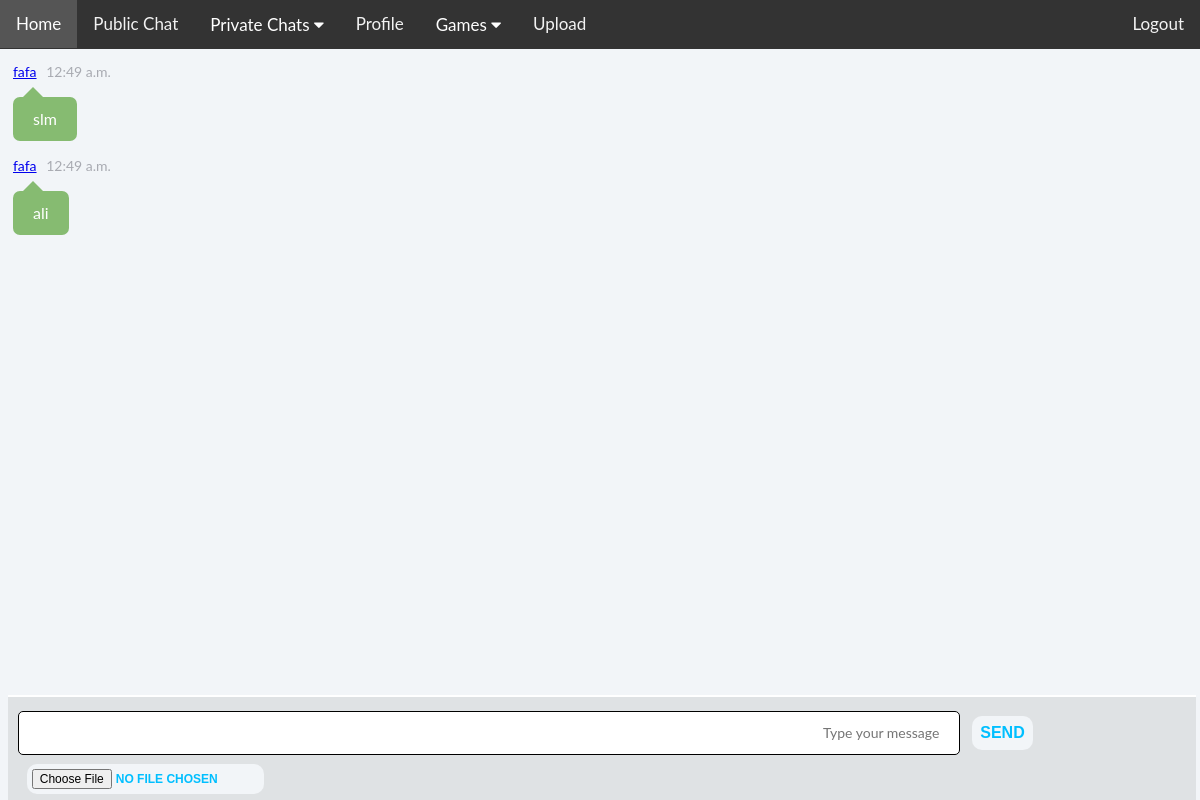
/private-chat/10 (signed in), run on the app's committed database.
### chat/models.py (models this page shows, shortened)
class Chat(models.Model):
    user        = models.ForeignKey(User, null=True, on_delete=models.SET_NULL)
    message     = models.TextField(null=True, blank=True)
    roomid      = models.ForeignKey(Room, blank=True, null=True, on_delete=models.SET_NULL)
    datetime    = models.DateTimeField(blank=True)
    unread      = models.BooleanField(default=False)
    image       = models.ImageField(upload_to='images/', null=True)

### chat/views.py (the view)
# urls.py: path('private-chat/<int:pv_id>', private_chat_view, name="private-chat"),
@login_required()
def private_chat_view(request, pv_id):
    cursor = connection.cursor()
    cursor.execute('''select auth_user.username
                            FROM chat_room, chat_members, auth_user
                            WHERE (auth_user.id = chat_members.userid_id)
                                    AND (chat_members.roomid_id = chat_room.id )
                                    AND (chat_room.id = ''' + str(pv_id) + ''')''')
    name_rooms = cursor.fetchall()   # Username , Room Hayi ke Taraf Tooshe
    name1_rooms = name_rooms[0]      # Name e Nafar Avale Too PV
    name2_rooms = name_rooms[1]      # Name e Nafar Dovom Too PV
    if name1_rooms[0] != request.user.username:     # Age Nafar Aval Too PV Khodam Naboodam
        pv_username = name1_rooms[0]      # List Az Name PV Hayi Ke Dari
    else:
        pv_username = name2_rooms[0]      # List Az Name PV Hayi Ke Dari
    print(request.user.username + " Trying To Send PV Message To " + pv_username )
    if request.method == "POST":
        form = SendMessageModelForm(request.POST, request.FILES)
        if form.is_valid():
            object              = form.save(commit=False)
            object.user         = request.user
            object.datetime     = datetime.now()
            object.roomid_id    = pv_id
            object.unread       = True
            if not (form.cleaned_data.get("message") == '' and form.cleaned_data.get("image") is None):
                print(request.user.username + " Send Message To " + pv_username + " ---> " + form.cleaned_data.get("message"))
                object.save()
        form = SendMessageModelForm()
    else:
        form = SendMessageModelForm(request.FILES)
    obj = Chat.objects.filter(roomid_id=pv_id).order_by('datetime')
    for i in obj:
        i.time = i.datetime.time()
        try:
            i.firstChar = i.message[0]
        except:
            i.firstChar = ''
    cursor3 = connection.cursor()
    cursor3.execute('''Update chat_chat
                            Set unread=0
                            WHERE   NOT (user_id = ''' + str(request.user.id) + ''')
                                    AND (roomid_id =''' + str(pv_id) + ''')''')
    pv_list = Navbar.pv_list(request)
    sum_unreads = Navbar.sum_unreads(pv_list)
    context = {
        "obj": obj,
        "form": form,
        "tool_2": tool_2,
        "pv_list": pv_list,
        "user": request.user,
        "sum_unreads": sum_unreads,
    }
    return render(request, "chat.html", context)

### chat/forms.py
class SendMessageModelForm(forms.ModelForm):
    message = forms.CharField(label='', required=False, widget=forms.Textarea(
            attrs={
                "placeholder": "Type your message",
                "rows" : "1",
                "dir" : "rtl",
                "id" : "textarea",
            }
        )
    )
    image = forms.ImageField(label='', required=False)
    class Meta:
        model = Chat
        fields = [
            'message',
            'image',
        ]
    def clean_message(self):
        message = self.cleaned_data.get("message")
        message_tmp = message.lower()
        msg = message_tmp.split()
        for i in tool_1.Curse:
            if i.lower() in msg:
                raise forms.ValidationError("PLS BE POLITE")
        return message

### chat/views.py (called while the page is built)
    def sum_unreads(pv_list):
        sum_unreads = 0
        for i in pv_list:
            sum_unreads = sum_unreads + i.unread            # Kolle PM Haye Unread Ro Hesab Mikone
        return sum_unreads

### chat/templates/chat.html (shortened to what this page needs)
{% load static %}
<html>
        <link rel="stylesheet" type="text/css" href="{% static 'newChat.css' %}">
        <link rel="stylesheet" type="text/css" href="{% static 'navbar.css' %}">
        <link rel="stylesheet" href="https://cdnjs.cloudflare.com/ajax/libs/font-awesome/4.7.0/css/font-awesome.min.css">
{% include 'navbar.html' %}
    <body id="chat-history">
     <div>
        <div class="chat">
            <div class="chat-history">
              <ul>
                {% for i in obj %}
                    {% if user == i.user %}
                        {% if i.firstChar in tool_2.alphabet %}
                            <li id={{ forloop.counter }} class="clearfix">
                              <div class="message-data align-right">
                                <span class="message-data-time">{{ i.time }}</span>
                                <span class="message-data-name">{{i.user.username}}</span>
                              </div>
                              <div class="float-right" style="font-size:10px; margin-right:0px; margin-left: 8px">
                                <div><a href="{{ i.get_url_edit }}">Edit</a></div>
                                <div style="margin-top:10px"><a href="{{ i.get_url_delete }}">Delete</a></div>
                              </div>
                                {% if i.image %}
                                  <div class="message other-message float-right" style="padding:5px">
                                    <a href="{{ i.image.url }}" target="_blank"><img src="{{ i.image.url }}" style="max-height: 500px; max-width:100%"/></a>
                                    {{ i.message }}
                                  </div>
                                {% else %}
                                    <div class="message other-message float-right">
                                {{ i.message }}
                                    </div>
                                {% endif%}
                            </li>
                        {% else %}
                            <li id={{ forloop.counter }} class="clearfix">
                              <div class="message-data align-right">
                                <span class="message-data-time">{{ i.time }}</span>
                                      <span class="message-data-name">{{i.user.username}}</span>
                              </div>
                              <div class="float-right" style="font-size:10px; margin-right:0px; margin-left: 8px">
                                <div><a href="{{ i.get_url_edit }}">Edit</a></div>
                                <div style="margin-top:10px"><a href="{{ i.get_url_delete }}">Delete</a></div>
                              </div>
                              {% if i.image %}
                                  <div class="message other-message float-right" dir="rtl" style="padding:5px">
                                    <a href="{{ i.image.url }}" target="_blank"><img src="{{ i.image.url }}" style="max-height: 500px; max-width:100%"/></a>
                                    {{ i.message }}
                                  </div>
                                {% else %}
                                    <div class="message other-message float-right" dir="rtl">
                                {{ i.message }}
                                    </div>
                                {% endif%}
                            </li>
                        {% endif %}
                    {% else %}
                        {% if i.firstChar in tool_2.alphabet %}
                            <li id={{ forloop.counter }}>
                              <div class="message-data">
                                  <span><a href="/profile/{{i.user.username}}" class="message-data-name">{{i.user.username}}</a></span>
                                <span class="message-data-time">{{ i.time }}</span>
                              </div>
                                {% if i.image %}
                                  <div class="message my-message" style="padding:5px">
                                    <a href="{{ i.image.url }}" target="_blank"><img src="{{ i.image.url }}" style="max-height: 500px; max-width:100%"/></a>
                                    {{ i.message }}
                                  </div>
                                {% else %}
                                    <div class="message my-message">
                                {{ i.message }}
                                    </div>
                                {% endif%}
                            </li>
                        {% endif %}
                    {% endif %}
                {% endfor %}
                  <div class="emptyPlace"></div>
              </ul>
            </div>
        <div class="chat-message clearfix">
            <form method="POST" enctype="multipart/form-data">{% csrf_token %}
                {{ form.as_p }}
                <input id="send" type="submit" value="Send">
            </form>
        </div>
    </body>
</html>

### chat/static/newChat.css (style rules this page uses)
*, *:before, *:after { box-sizing: border-box; }
body { background: #F2F5F8; font: 14px/20px "Lato", Arial, sans-serif; padding: 0px 0; padding-top:40px; color: white; width: 97%; height: 100%: }
ul { list-style-type: none; }
.chat { width: 100%; color: #434651; float: left; }
.chat .chat-history { padding-right:10px; margin-left:-35px; }
.chat .chat-history .message-data { margin-bottom: 15px; }
.chat .chat-history .message-data-time { color: #a8aab1; padding-left: 6px; }
.chat .chat-history .message { color: white; padding: 12px 20px; line-height: 20px; font-size: 16px; border-radius: 7px; margin-bottom: 15px; position: relative; }
.chat .chat-history .message:after { bottom: 100%; left: 20px; border: solid transparent; content: " "; height: 0; width: 0; position: absolute; pointer-events: none; border-bottom-color: #86BB71; border-width: 10px; margin-left: -10px; }
.chat .chat-history .my-message { background: #86BB71; display: inline-block; max-width: 90%; }
.chat .chat-message { padding-left:10px; padding-bottom:15px; width: 99%; position: fixed; bottom: 0; border-top: 2px solid white; background: rgba(152,152,152,0.2); }
.chat .chat-message textarea { width: 80%; float:left; border: none; padding: 10px 20px; font: 14px/22px "Lato", Arial, sans-serif; margin-bottom: 30px; border-radius: 5px; resize: none; border:1px solid black; }
.chat .chat-message input { float: right; color: #00bfff; font-size: 16px; border-radius:10px; text-transform: uppercase; border: none; cursor: pointer; font-weight: bold; background: #F2F5F8; top: 18%; padding:8px; margin-left:1%; margin-right:5%; position: absolute; }
.clearfix:after { visibility: hidden; display: block; font-size: 0; content: " "; clear: both; height: 0; }
.emptyPlace { height:190px; width:100%; }
#id_image { float: left; color: #00bfff; font-size: 12px; border-radius:10px; text-transform: uppercase; border: none; cursor: pointer; background: #F2F5F8; top: 65%; left: -5px; margin-left:2%; padding:5px; position: absolute; }

### data on the page
Chat: user.username "fafa", time "12:49 a.m.", message "slm"
Chat: user.username "fafa", time "12:49 a.m.", message "ali"
